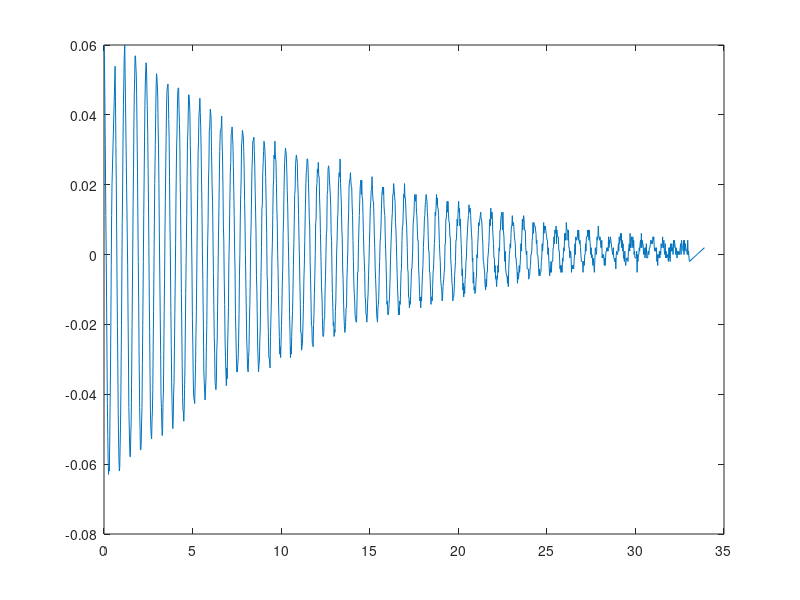

Source code (MATLAB):

clc
clear

%Values imported
importcsv=csvread('Lab2Data.csv');
time=importcsv(:,1);  %Time [s]
deflection=importcsv(:,5); %Deflection [m]
%%%%%%%%%%%%%%%%%%%%%%%%%%%%%%%%%%%%%%%%%%%%%%%%%%%%%%%%%%%%%%

plot(time, deflection)
